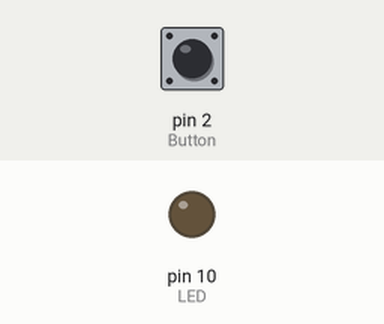
Simulated run of this sketch. Board: Arduino Uno, built with avr-gcc and run on an emulated ATmega328P. Parts: output pins drawn as LEDs (lit = HIGH). Inputs (shaded band) come from the test bench; at power-on: pin 2 (Button) LOW.

Above: at 1.2 s.
1.3 s: pin 2 (Button) pulled HIGH for 0.15 s
At 1.37 s:
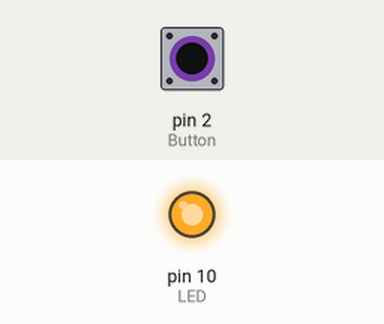
2.9 s: pin 2 (Button) pulled HIGH for 3.2 s
At 6.6 s:
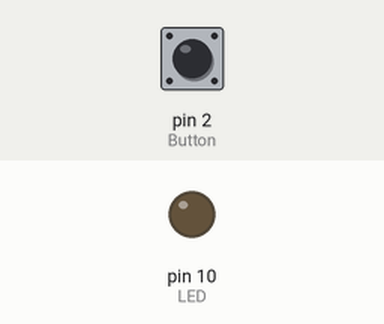
Timing chart, 0 to 8.1 s (numbered marks = the images above; inputs shaded):
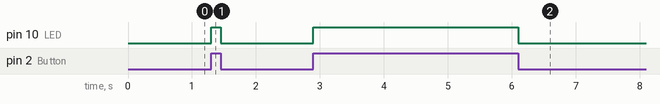

Measured:
- after the input at 1.3 s, pin 10 (LED): LOW → HIGH at once, → LOW 0.15 s later
- after the input at 2.9 s, pin 10 (LED): LOW → HIGH at once, → LOW 3.2 s later

The sketch:

led-and-button-control.ino
```cpp
const int LED = 10; // Вывод для подключеия светодиода (D10);
const int Button = 2; // Вход для подключения кнопки (D2);

void setup() {
  pinMode(LED, OUTPUT); // Кофигурируем вывод подключения светодиода как выход.
  pinMode(Button, INPUT); // Кофигурируем вывод подключения кнопки как вход.
}

void loop() {
  int buttonState = digitalRead(Button); // Считывает состояние кнопки.
  if (buttonState) {
    digitalWrite(LED, HIGH); // Если кнопка нажата, включаем светодиод.
  } else {
    digitalWrite(LED, LOW); // Если кнопка jn;fnf, выключаем светодиод.
  }
}
```
